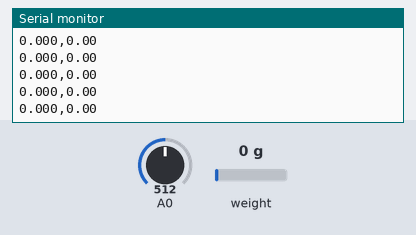
Bench run of a sketch on a simulated Arduino Uno, built with avr-gcc and run on an emulated ATmega328P. Shown: the last lines printed to the serial monitor. The test bench sets the inputs (shaded band); at power-on: weight on the scale 0 g, A0 = 512.

Above: at 3.3 s.
3.4 s: weight on the scale set to 100 g
At 3.62 s:
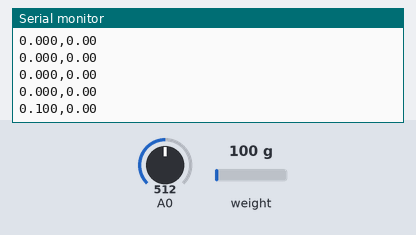
4.9 s: A0 set to 716
At 5.04 s:
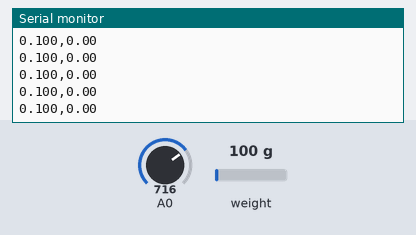
6.4 s: weight on the scale set to 1250 g
At 6.47 s:
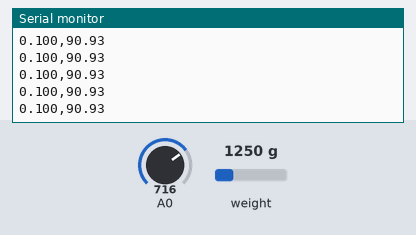
7.9 s: A0 set to 900
At 8.1 s:
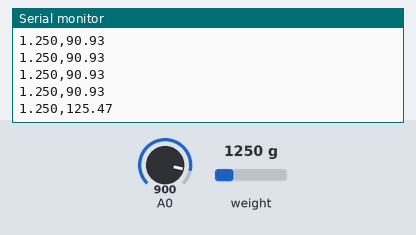
Timing chart, 0 to 10.4 s (numbered marks = the images above; inputs shaded):
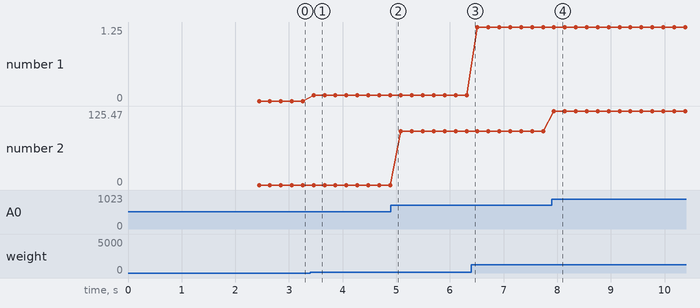

Measured:
- after the input at 3.4 s, the serial monitor: prints a new line after 0.06 s (image 1)
- after the input at 7.9 s, the serial monitor: prints a new line at once (image 4)
- plotted number 1: 0 → 0.1 after the input at 3.4 s, 0.1 → 1.25 after the input at 6.4 s
- plotted number 2: 0 → 90.93 after the input at 4.9 s, 90.93 → 125.47 after the input at 7.9 s

The sketch:

banner_test_force_airspeed_v2.ino
```cpp
// (licence header left out)
#include "HX711.h"
#include "Servo.h"

#define CLAMP 6
#define DOUT  3
#define CLK  2

HX711 scale;

Servo clamp;
int pos = 0;

float calibration_factor = -33300; //-7050 worked for my 440lb max scale setup
float V_0 = 5.0;
float rho = 1.204;

// parameters for averaging
int offset = 0;
int offset_size = 10;
int veloc_mean_size = 20;
int zero_span = 2;

void setup() {
//  clamp.attach(CLAMP);\
//  clamp.write(0);
  Serial.begin(9600);
  Serial.println("HX711 calibration sketch");
  Serial.println("Remove all weight from scale");
  Serial.println("After readings begin, place known weight on scale");
  Serial.println("Press + or a to increase calibration factor");
  Serial.println("Press - or z to decrease calibration factor");

  scale.begin(DOUT, CLK);
  scale.set_scale();
  scale.tare(); //Reset the scale to 0

  long zero_factor = scale.read_average(); //Get a baseline reading
  Serial.print("Zero factor: "); //This can be used to remove the need to tare the scale. Useful in permanent scale projects.
  Serial.print(zero_factor + "\t");

  for (int ii = 0; ii < offset_size; ii++) {
    offset += analogRead(A0) - (1023 / 2);

  }
  offset /= offset_size;
}

void loop() {

  scale.set_scale(calibration_factor); //Adjust to this calibration factor

  //Serial.print("Reading: ");
  Serial.print(scale.get_units(), 3);
  //Serial.print(" lbs"); //Change this to kg and re-adjust the calibration factor if you follow SI units like a sane person
  //Serial.print(" calibration_factor: ");
  //Serial.print(calibration_factor);
  //Serial.print("\t\t");
  Serial.print(",");


  float adc_avg = 0;
  float veloc = 0.0;

  //average a few for stability
  for (int ii = 0; ii < veloc_mean_size; ii++) {
    adc_avg += analogRead(A0) - offset;
  }
  adc_avg /= veloc_mean_size;

  // make sure if the ADC reads below 512, then we equate it to a negative velocity
  if (adc_avg>512-zero_span and adc_avg<512+zero_span){
  } else{
    if (adc_avg<512){
      veloc = -sqrt((-10000.0*((adc_avg/1023.0)-0.5))/rho);
    } else{
      veloc = sqrt((10000.0*((adc_avg/1023.0)-0.5))/rho);
    }
  }

  Serial.println(veloc * 2.237); // print velocity in miles per hour
  delay(100); // delay for stability

}
```
